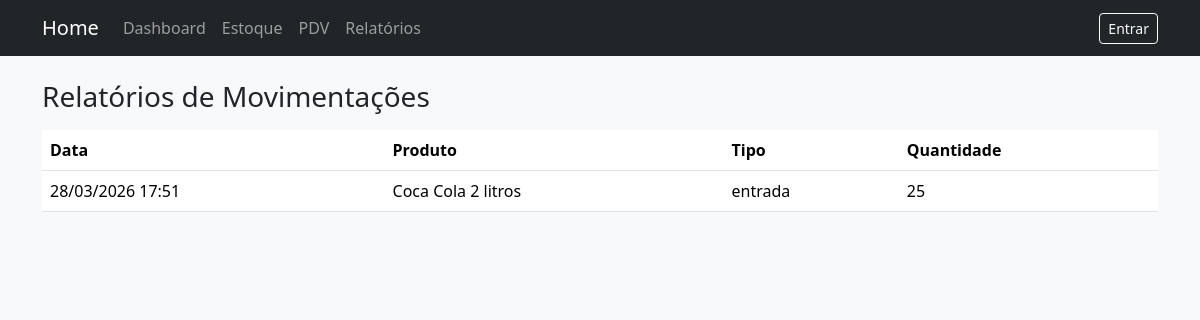
/relatorios/, run on the app's committed database.
### app/models.py (models this page shows, shortened)
class StockMovement(db.Model):
    id = db.Column(db.Integer, primary_key=True)
    produto_id = db.Column(db.Integer, db.ForeignKey("product.id"), nullable=False)
    tipo = db.Column(db.String(20), nullable=False)
    quantidade = db.Column(db.Integer, nullable=False)
    usuario_id = db.Column(db.Integer, db.ForeignKey("user.id"), nullable=False)
    data_hora = db.Column(db.DateTime, default=datetime.utcnow, nullable=False)
    motivo = db.Column(db.String(255))
    produto = db.relationship("Product", back_populates="movimentacoes")
    usuario = db.relationship("User", back_populates="movements")

class Product(db.Model):
    id = db.Column(db.Integer, primary_key=True)
    nome = db.Column(db.String(120), nullable=False)
    categoria_id = db.Column(db.Integer, db.ForeignKey("category.id"), nullable=False)
    marca = db.Column(db.String(80), nullable=False)
    codigo_barras = db.Column(db.String(30), unique=True, nullable=True)
    preco_custo = db.Column(db.Numeric(10, 2), nullable=False)
    preco_venda = db.Column(db.Numeric(10, 2), nullable=False)
    estoque_min = db.Column(db.Integer, nullable=False, default=0)
    estoque_max = db.Column(db.Integer, nullable=False, default=0)
    teor_alcoolico = db.Column(db.Float)
    volume_ml = db.Column(db.Integer)
    tipo_tabacaria = db.Column(db.String(50))
    peso_g = db.Column(db.Integer)
    sabor = db.Column(db.String(50))
    created_at = db.Column(db.DateTime, default=datetime.utcnow)
    categoria = db.relationship("Category", back_populates="produtos")
    lotes = db.relationship("Batch", back_populates="produto", cascade="all, delete-orphan")
    movimentacoes = db.relationship("StockMovement", back_populates="produto")

### app/routes/relatorios.py (the view)
@relatorios_bp.route("/")
def index():
    movimentacoes = (
        StockMovement.query.order_by(StockMovement.data_hora.desc()).limit(50).all()
    )
    return render_template("relatorios/index.html", movimentacoes=movimentacoes)

### app/templates/relatorios/index.html (shortened to what this page needs)
{% extends 'base.html' %}
{% block content %}
  <h1 class="h3 mb-3">Relatórios de Movimentações</h1>
  <div class="table-responsive">
    <table class="table table-hover">
      <thead>
        <tr>
          <th>Data</th>
          <th>Produto</th>
          <th>Tipo</th>
          <th>Quantidade</th>
        </tr>
      </thead>
      <tbody>
        {% for mov in movimentacoes %}
          <tr>
            <td>{{ mov.data_hora.strftime('%d/%m/%Y %H:%M') }}</td>
            <td>{{ mov.produto.nome }}</td>
            <td>{{ mov.tipo }}</td>
            <td>{{ mov.quantidade }}</td>
          </tr>
        {% endfor %}
      </tbody>
    </table>
  </div>
{% endblock %}

### app/static/css/style.css (style rules this page uses)
body { min-height: 100vh; }

### data on the page
StockMovement: data_hora "28/03/2026 17:51", produto.nome "Coca Cola 2 litros", tipo "entrada", quantidade "25"
